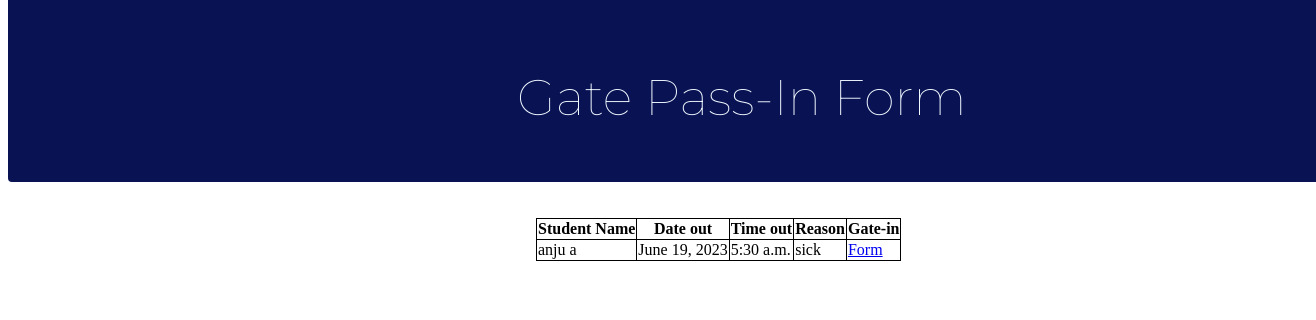
Screenshot of /sgpin (signed in) with the database file from the repository.
### app6/models.py (models this page shows)
class Gatepasses(models.Model):
    option=(
        ('1','accepted'),
        ('0','rejected'),
    )
    fname = models.CharField(max_length=25)
    lname = models.CharField(max_length=25)
    stud_id=models.CharField(max_length=10,null=False,blank=False)
    date_out=models.DateField(null=True)
    time_out=models.TimeField(null=True)
    reason=models.CharField(max_length=200)
    status=models.CharField(max_length=10)
    warden_approve=models.CharField(max_length=3,choices=option)
    date_in=models.DateField(null=True)
    time_in=models.TimeField(null=True)
    users=models.ForeignKey(Student,on_delete=models.CASCADE)

### app6/views.py (the view)
# urls.py: path('sgpin',views.sgpin),
def sgpin(request):
    user=request.user
    stud=Student.objects.get(users=user)
    Id=stud.id
    s=Gatepasses.objects.filter(users_id=Id).filter(warden_approve=1).all()
    dic={'st':s}
    return render(request,'Sgpin.html',dic)

### app6/templates/Sgpin.html (shortened to what this page needs)
<!DOCTYPE html>
<html lang="en">
<head>
</head>
<body>
    <div class="main">
        <p>Gate Pass-In Form</p>
   </div>
   <br>
   <br>
         <table class="center">
             <tr>
                 <th>Student Name</th>
                 <th>Date out</th>
                 <th>Time out</th>
                 <th>Reason</th>
                 <th>Gate-in</th>
             </tr>
             {% for i in st %}
             <tr>
                 <td>{{i.fname}} {{i.lname}}</td>
                 <td>{{i.date_out}}</td>
                 <td>{{i.time_out}}</td>
                 <td>{{i.reason}}</td>
                 <td>
                     <a href="{% url 'gatepassin' i.id%}">Form</a>
                 </td>
             </tr>
             {% endfor %}
        </table>
</body>
</html>

### app6/templates/Sgpin.html (style rules this page uses)
.main { width:100%; height:100px; background-color: #091353; border-radius:4px; margin-top:-40px; color:aliceblue ; padding:57px; font-size: 20px; bottom:500px; font-family: 'Montserrat', sans-serif; }
p { color:aliceblue ; font-size: 50px; font-weight:100; position: absolute; top:0px; left: 500px; padding:17px; font-family: 'Montserrat', sans-serif; }
.center { margin-left: 33rem; margin-right: auto; }
table, th, td { border: 1px solid black; border-collapse: collapse; }

### rows the page displays
Gatepasses: fname "anju", lname "a", date_out "June 19, 2023", time_out "5:30 a.m.", reason "sick"
